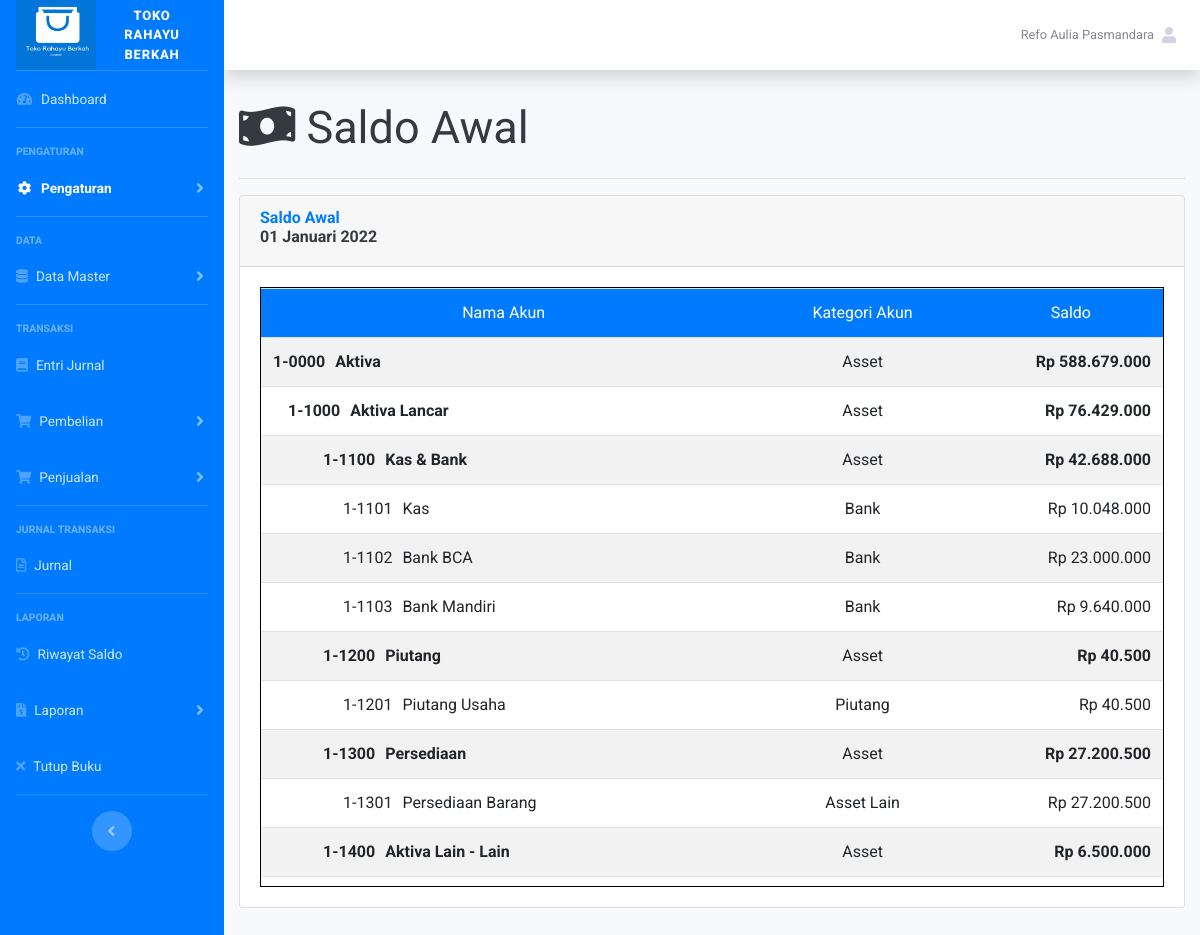
Screenshot of /Pengaturan/Saldo_awal/saldoLatest with the database file from the repository.
### tables this page shows
CREATE TABLE `tb_perusahaan` (
  `id_perusahaan` int(1) NOT NULL,
  `nama_perusahaan` varchar(30) DEFAULT NULL,
  `alamat_perusahaan` varchar(60) DEFAULT NULL,
  `kota` varchar(20) DEFAULT NULL,
  `provinsi` varchar(20) DEFAULT NULL,
  `kode_pos` varchar(6) DEFAULT NULL,
  `telp_perusahaan1` varchar(13) DEFAULT NULL,
  `telp_perusahaan2` varchar(13) DEFAULT NULL,
  `email_perusahaan` varchar(30) DEFAULT NULL,
  `logo` text DEFAULT NULL
);

CREATE TABLE `tb_user` (
  `id_user` int(2) NOT NULL,
  `username` varchar(20) NOT NULL,
  `password` varchar(100) NOT NULL,
  `nama_user` varchar(25) NOT NULL,
  `alamat_user` varchar(60) NOT NULL,
  `telp_user` varchar(15) NOT NULL,
  `role_id` int(1) NOT NULL COMMENT '1 : admin. 2 : pegawai'
);

CREATE TABLE `tb_saldo` (
  `id_saldo` int(4) NOT NULL,
  `id_akun` int(3) NOT NULL,
  `parent_saldo` int(3) NOT NULL,
  `saldo_awal` bigint(12) NOT NULL,
  `periode_saldo` date NOT NULL
);

CREATE TABLE `tb_akun` (
  `id_akun` int(3) NOT NULL,
  `kode_akun` varchar(2) NOT NULL COMMENT '1: asset, 2: Kewajiban, 3: Ekuitas, 4:Pendapatan, 5: Harga Pokok Penjualan, 6: Pengeluaran, 8: Pemasukan Lain-lain, 9: Pengeluaran lain lain',
  `no_akun` varchar(6) NOT NULL,
  `nama_akun` varchar(35) NOT NULL,
  `kategori_akun` int(1) NOT NULL COMMENT '1: asset, 2: Kewajiban, 3: Ekuitas, 4:Pendapatan, 5: Harga Pokok Penjualan, 6: Pengeluaran, 8: Pemasukan Lain-lain, 9: Pengeluaran lain lain',
  `parent_id` int(1) NOT NULL,
  `level` int(1) NOT NULL COMMENT '1: header, 2: subheader, 3:sub-subheader :4 detail',
  `jenis_akun` varchar(10) NOT NULL,
  `saldo_normal` varchar(1) NOT NULL,
  `saldo` bigint(12) NOT NULL,
  `periode` date NOT NULL,
  `keterangan_akun` varchar(30) NOT NULL
);

### application/controllers/Pengaturan/Saldo_awal.php (called while the page is built, shortened)
<?php
class Saldo_awal extends CI_Controller
{
    public function saldoLatest()
    {
        $data['profil'] = $this->M_profil->getProfil()->result();
        $data['saldo']  = $this->M_coa->getSaldoAwalLatest()->result();
        $data['periode'] = $this->M_coa->getPeriodeSaldo()->result();
        $this->load->view('template/header');
        $this->load->view('template/sidebar', $data);
        $this->load->view('v_admin/Coa/saldoLatest', $data);
        $this->load->view('template/footer');
    }
}

### index.php (called while the page is built, shortened)
<?php
require_once BASEPATH.'core/CodeIgniter.php';

### application/models/M_profil.php (called while the page is built, shortened)
<?php
class M_profil extends CI_Model{
    public function getProfil(){
        return $this->db->get('tb_perusahaan');
    }
}
?>

### application/libraries/Fungsi.php (called while the page is built, shortened)
<?php
class Fungsi {
    protected $ci;
    public function __construct(){
        $this->ci =& get_instance();
    }
    function user_login() {
        $user_id = $this->ci->session->userdata('user_id');
        $user_data = $this->ci->M_login->tampilData($user_id)->row();
        return $user_data;
    }
}
?>

### application/models/M_login.php (called while the page is built, shortened)
<?php
class M_login extends CI_Model{
    public function tampilData($id = null){
        $this->db->select('*');
        $this->db->from('tb_user');
        $query = $this->db->get();
        return $query;
    }
}
?>

### application/models/M_coa.php (called while the page is built, shortened)
<?php
class M_coa extends CI_Model
{
    public function getSaldoAwalLatest()
    {
        $query = "SELECT t1.*, t2.* FROM (SELECT * FROM tb_akun) t1 JOIN (SELECT * FROM tb_saldo WHERE periode_saldo =
        (SELECT MAX(periode_saldo) as periode from tb_saldo)) t2 ON t1.id_akun = t2.id_akun order by t1.kode_akun, t1.no_akun asc";
        return $this->db->query($query);
    }
    public function getPeriodeSaldo()
    {
        $this->db->select_max('periode_saldo');
        $this->db->from('tb_saldo');
        return $this->db->get();
    }
}

### application/helpers/tanggal_helper.php (called while the page is built, shortened)
<?php
if (!function_exists('format_indo')) {
    function format_indo($date){
        $Bulan = array("Januari","Februari","Maret","April","Mei","Juni","Juli","Agustus","September","Oktober","November","Desember");
        $tahun = substr($date,0,4);
        $bulan = substr($date,5,2);
        $tgl = substr($date,8,2);
        $waktu = substr($date,11,5);
        $result =$tgl." ".$Bulan[(int)$bulan-1]." ".$tahun." ".$waktu;
        return $result;
    }
}

### application/views/v_admin/Coa/saldoLatest.php (the view, shortened to what this page needs)
<div class="container-fluid">
    <p class="title_halaman text-dark"><i class="fas fa-money-bill-wave"></i> Saldo Awal</p>
    <hr>
    <div class="card">
        <div class="card-header">
            <h6 class="text-primary font-weight-bold">Saldo Awal
                <span class="text-dark"><br>
                    <?php foreach ($periode as $per) { ?>
                        <?php echo format_indo($per->periode_saldo) ?>
                    <?php } ?>
                </span>
            </h6>
        </div>
        <div class="card-body">
            <div class="table-wrapper table-responsive">
                <table class="table table-striped table-hover">
                    <thead class="bg-primary text-white">
                        <tr class="text-center">
                            <td class="$sal_head">Nama Akun</td>
                            <td class="$sal_head">Kategori Akun</td>
                            <td class="$sal_head">Saldo</td>
                        </tr>
                    </thead>
                    <tbody class="$sal_body">
                        <?php
                        foreach ($saldo as $sal) { ?>
                            <tr class="">
                                <?php if ($sal->level == 1) { ?>
                                    <td class="level_1 font-weight-bolder"><?php echo $sal->kode_akun . '-' . $sal->no_akun ?><span class="nama_akun"><?php echo $sal->nama_akun ?></span></td>
                                <?php } elseif ($sal->level == 2) { ?>
                                    <td class="level_2 font-weight-bolder"><?php echo $sal->kode_akun . '-' . $sal->no_akun ?><span class="nama_akun"><?php echo $sal->nama_akun ?></span></td>
                                <?php } elseif ($sal->level == 3) { ?>
                                    <td class="level_3 font-weight-bolder"><?php echo $sal->kode_akun . '-' . $sal->no_akun ?><span class="nama_akun"><?php echo $sal->nama_akun ?></span></td>
                                <?php } else { ?>
                                    <td class="level_4"><?php echo $sal->kode_akun . '-' . $sal->no_akun ?><span class="nama_akun"><?php echo $sal->nama_akun ?></span></td>
                                <?php } ?>
                                <?php if ($sal->kategori_akun == 1) { ?>
                                    <td class="text-center">Asset</td>
                                <?php } elseif ($sal->kategori_akun == 2) { ?>
                                    <td class="text-center">Kewajiban</td>
                                <?php } elseif ($sal->kategori_akun == 3) { ?>
                                    <td class="text-center">Ekuitas</td>
                                <?php } elseif ($sal->kategori_akun == 4) { ?>
                                    <td class="text-center">Pendapatan</td>
                                <?php } elseif ($sal->kategori_akun == 5) { ?>
                                    <td class="text-center">Harga Pokok Penjualan</td>
                                <?php } elseif ($sal->kategori_akun == 6) { ?>
                                    <td class="text-center">Pengeluaran</td>
                                <?php } elseif ($sal->kategori_akun == 8) { ?>
                                    <td class="text-center">Pemasukan Lain-Lain</td>
                                <?php } elseif ($sal->kategori_akun == 9) { ?>
                                    <td class="text-center">Pengeluaran Lain-Lain</td>
                                <?php } elseif ($sal->kategori_akun == 10) { ?>
                                    <td class="text-center">Bank</td>
                                <?php } elseif ($sal->kategori_akun == 11) { ?>
                                    <td class="text-center">Piutang</td>
                                <?php } elseif ($sal->kategori_akun == 12) { ?>
                                    <td class="text-center">Utang</td>
                                <?php } elseif ($sal->kategori_akun == 13) { ?>
                                    <td class="text-center">Asset Lain</td>
                                <?php } elseif ($sal->kategori_akun == 14) { ?>
                                    <td class="text-center">Kewajiban Lain</td>
                                <?php } ?>
                                <?php if ($sal->level != 4 && $sal->saldo_awal >= 0) { ?>
                                    <td class="text-right font-weight-bold">Rp <?php echo number_format($sal->saldo_awal, 0, ',', '.') ?></td>
                                <?php } elseif ($sal->level != 4 && $sal->saldo_awal < 0) { ?>
                                    <td class="text-right font-weight-bold">(Rp <?php echo substr(number_format($sal->saldo_awal, 0, ',', '.'), 1) ?>)</td>
                                <?php } elseif ($sal->level = 4 && $sal->saldo_awal > 0) { ?>
                                    <td class="text-right">Rp <?php echo number_format($sal->saldo_awal, 0, ',', '.') ?></td>
                                <?php } ?>
                            </tr>
                        <?php } ?>
                    </tbody>
                </table>
            </div>
        </div>
    </div>
</div>

### application/views/template/sidebar.php (shortened to what this page needs)
<body id="page-top">
    <div id="wrapper">
        <ul class="navbar-nav bg-primary sidebar sidebar-dark accordion" id="accordionSidebar">
            <a class="sidebar-brand d-flex align-items-center justify-content-center" href="<?php echo base_url('Pengaturan/Perusahaan/formProfil') ?>">
                <div class="sidebar-brand-icon">
                    <?php foreach ($profil as $pr) { ?>
                        <img src="<?php echo base_url('/uploads/') . $pr->logo ?>" class="logo">
                    <?php } ?>
                </div>
                <?php foreach ($profil as $pr) { ?>
                    <div class="sidebar-brand-text mx-3" style="font-size:13px;"><?php echo $pr->nama_perusahaan ?></div>
                <?php } ?>
            </a>
            <hr class="sidebar-divider my-0">
            <?php $hal_ = $this->uri->segment(1); ?>
            <?php $hal = $this->uri->segment(2); ?>
            <?php $subhal = $this->uri->segment(3); ?>
            <li class="nav-item <?= ($hal_ == 'Dashboard') ? 'active' : ''; ?>">
                <a class="nav-link" href="<?php echo base_url('Dashboard') ?>">
                    <i class="fas fa-fw fa-tachometer-alt"></i>
                    <span>Dashboard</span></a>
            </li>
            <hr class="sidebar-divider">
            <div class="sidebar-heading">
                Pengaturan
            </div>
            <li class="nav-item <?= ($hal_ == 'Pengaturan') ? 'active' : ''; ?>">
                <a class="nav-link collapsed" href="#" data-toggle="collapse" data-target="#setting" aria-expanded="true" aria-controls="collapseTwo">
                    <i class="fas fa-fw fa-cog"></i>
                    <span>Pengaturan</span>
                </a>
            </li>
            <hr class="sidebar-divider">
            <div class="sidebar-heading">
                Data
            </div>
            <li class="nav-item <?= ($hal_ == 'Master_data') ? 'active' : ''; ?>">
                <a class="nav-link collapsed" href="#" data-toggle="collapse" data-target="#collapseTwo" aria-expanded="true" aria-controls="collapseTwo">
                    <i class="fas fa-database"></i>
                    <span>Data Master</span>
                </a>
            </li>
            <hr class="sidebar-divider">
            <div class="sidebar-heading test">
                Transaksi
            </div>
            <li class="nav-item <?= ($subhal == 'formJurnal') ? 'active' : ''; ?>">
                <a class="nav-link" href="<?php echo base_url('Jurnal/Jurnal_entry/formJurnal') ?>">
                    <i class="fas fa-book"></i>
                    <span>Entri Jurnal</span></a>
            </li>
            <li class="nav-item <?= ($hal == 'Pembelian') ? 'active' : ''; ?>">
                <a class="nav-link collapsed" href="#" data-toggle="collapse" data-target="#pembelian" aria-expanded="true" aria-controls="collapseTwo">
                    <i class="fas fa-shopping-cart"></i>
                    <span>Pembelian</span>
                </a>
            </li>
            <li class="nav-item <?= ($hal == 'Penjualan') ? 'active' : ''; ?>">
                <a class="nav-link collapsed" href="#" data-toggle="collapse" data-target="#penjualan" aria-expanded="true" aria-controls="collapseTwo">
                    <i class="fas fa-shopping-cart"></i>
                    <span>Penjualan</span>
                </a>
            </li>
            <hr class="sidebar-divider">
            <div class="sidebar-heading">
                Jurnal Transaksi
            </div>
            <li class="nav-item <?= ($hal == 'Jurnal') ? 'active' : ''; ?>">
                <a href="<?php echo base_url('Laporan/Jurnal/jurnal') ?>" class="nav-link">
                    <i class="far fa-file-alt"></i>
                    <span> Jurnal</span></a>
            </li>
            <hr class="sidebar-divider">
            <div class="sidebar-heading">
                Laporan
            </div>
            <li class="nav-item <?= ($subhal == 'filterSaldo' || $subhal == 'prosesFilter') ? 'active' : ''; ?>">
                <a href="<?php echo base_url('Laporan/Riwayat_saldo/filterSaldo') ?>" class="nav-link">
                    <i class="fas fa-history"></i>
                    <span> Riwayat Saldo</span></a>
            </li>
            <li class="nav-item <?= ($hal_ == 'Laporan' && ($hal != 'Riwayat_saldo' && $hal != 'Jurnal')) ? 'active' : ''; ?>">
                <a class="nav-link collapsed" href="#" data-toggle="collapse" data-target="#laporan" aria-expanded="true" aria-controls="collapseTwo">
                    <i class="fas fa-file-invoice-dollar"></i>
                    <span>Laporan</span>
                </a>
            </li>
            <li class="nav-item <?= ($hal_ == 'Closing') ? 'active' : ''; ?>">
                <a href="<?php echo base_url('Closing/filterClosing') ?>" class="nav-link">
                    <i class="fas fa-times"></i>
                    <span> Tutup Buku</span></a>
            </li>
            <hr class="sidebar-divider">
            <div class="text-center d-none d-md-inline">
                <button class="rounded-circle border-0" id="sidebarToggle"></button>
            </div>
        </ul>
        <div id="content-wrapper" class="d-flex flex-column">
            <div id="content">
                <nav class="navbar navbar-expand navbar-light bg-white topbar mb-4 static-top shadow">
                    <ul class="navbar-nav ml-auto">
                        <li class="nav-item dropdown no-arrow">
                            <a class="nav-link dropdown-toggle" href="#" id="userDropdown" role="button" data-toggle="dropdown" aria-haspopup="true" aria-expanded="false">
                                <span class="mr-2 d-none d-lg-inline text-gray-600 small"><?php echo ($this->fungsi->user_login()->nama_user) ?></span>
                                <i class="fas fa-user"></i>
                            </a>
                        </li>
                    </ul>
                </nav>

### rows the page displays
tb_perusahaan: logo (picture), nama_perusahaan "TOKO RAHAYU BERKAH"
tb_user: nama_user "Refo Aulia Pasmandara"
tb_saldo: id_akun.kode_akun "1", id_akun.no_akun "0000", id_akun.nama_akun "Aktiva", shows "Asset", saldo_awal "588.679.000"
tb_saldo: id_akun.kode_akun "1", id_akun.no_akun "1000", id_akun.nama_akun "Aktiva Lancar", shows "Asset", saldo_awal "76.429.000"
tb_saldo: id_akun.kode_akun "1", id_akun.no_akun "1100", id_akun.nama_akun "Kas & Bank", shows "Asset", saldo_awal "42.688.000"
tb_saldo: id_akun.kode_akun "1", id_akun.no_akun "1101", id_akun.nama_akun "Kas", shows "Bank", saldo_awal "10.048.000"
tb_saldo: id_akun.kode_akun "1", id_akun.no_akun "1102", id_akun.nama_akun "Bank BCA", saldo_awal "23.000.000"
tb_saldo: id_akun.kode_akun "1", id_akun.no_akun "1103", id_akun.nama_akun "Bank Mandiri", saldo_awal "9.640.000"
tb_saldo: id_akun.kode_akun "1", id_akun.no_akun "1200", id_akun.nama_akun "Piutang", shows "Asset", saldo_awal "40.500"
tb_saldo: id_akun.kode_akun "1", id_akun.no_akun "1201", id_akun.nama_akun "Piutang Usaha", saldo_awal "40.500"
tb_saldo: id_akun.kode_akun "1", id_akun.no_akun "1300", id_akun.nama_akun "Persediaan", shows "Asset", saldo_awal "27.200.500"
tb_saldo: id_akun.kode_akun "1", id_akun.no_akun "1301", id_akun.nama_akun "Persediaan Barang", shows "Asset Lain", saldo_awal "27.200.500"
tb_saldo: id_akun.kode_akun "1", id_akun.no_akun "1400", id_akun.nama_akun "Aktiva Lain - Lain", shows "Asset", saldo_awal "6.500.000"

### other values shown
format_indo($per->periode_saldo) "01 Januari 2022"
